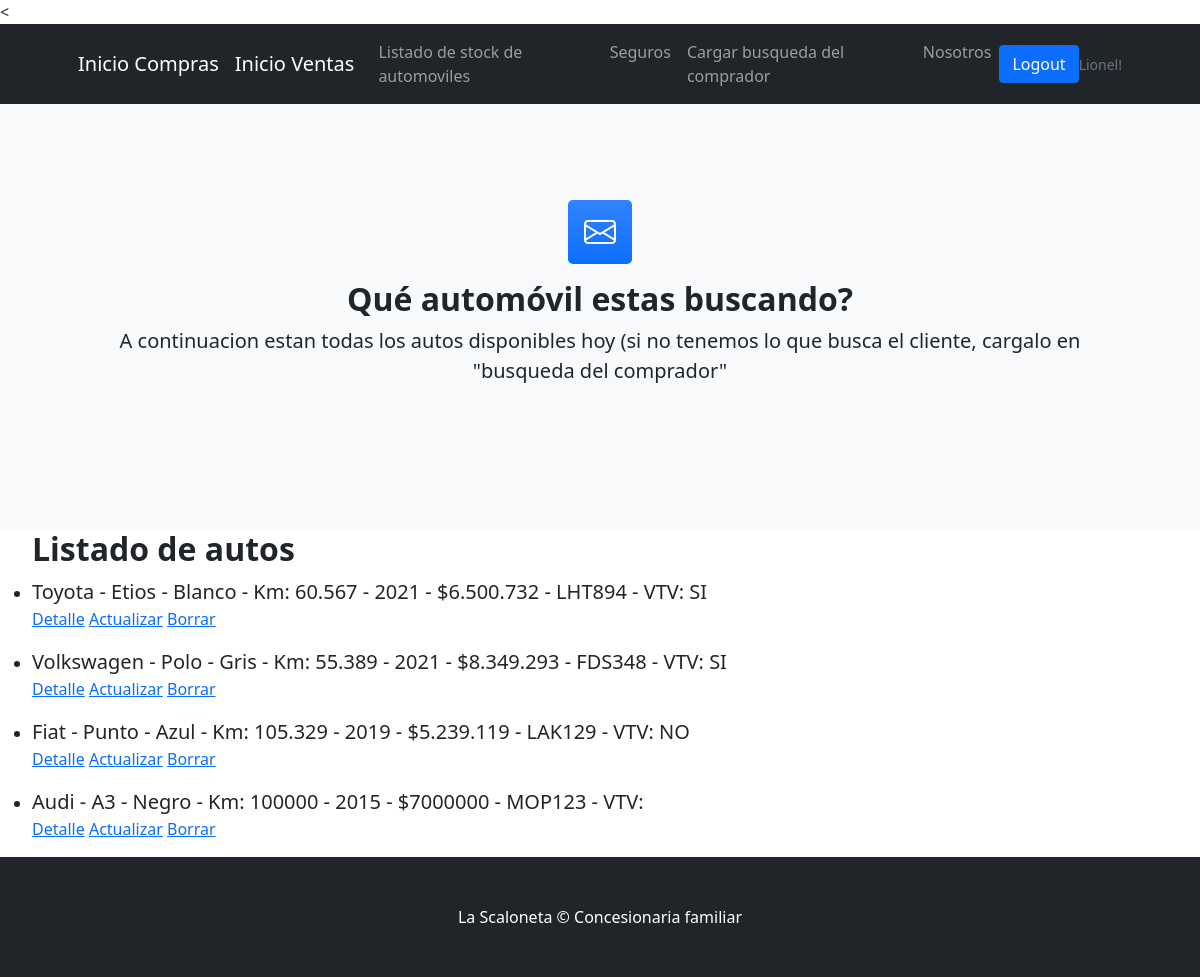
/compra/automovil/ (signed in), run on the app's committed database.
### compra/models.py (models this page shows, shortened)
class Rodado(models.Model):
    marca = models.CharField(max_length=20)
    modelo = models.CharField(max_length=50)
    color = models.CharField(max_length=20)
    km = models.CharField(max_length=20)
    año = models.IntegerField()
    precio = models.CharField(max_length=20)
    patente = models.CharField(max_length=20)
    vtv_hecha = models.CharField(max_length=20)

### compra/views.py (the view)
# urls.py: path("automovil/", AutomovilList.as_view(), name= "compra-automovil"),
class AutomovilList(ListView):
    model = Rodado
    template_name = "compra/list_automovil.html"

### compra/templates/compra/list_automovil.html (shortened to what this page needs)
{% extends 'compra/padre.html' %}
{% block contenido %}
<section class="bg-light py-5">
    <div class="container px-5 my-5 px-5">
        <div class="text-center mb-5">
            <div class="feature bg-primary bg-gradient text-white rounded-3 mb-3"><i class="bi bi-envelope"></i></div>
            <h2 class="fw-bolder">Qué automóvil estas buscando?</h2>
            <p class="lead mb-0">A continuacion estan todas los autos disponibles hoy (si no tenemos lo que busca el cliente, cargalo en "busqueda del comprador"</p>
        </div>
</section>
<ul>
    <h2 class="fw-bolder"> Listado de autos</h2>
    {% for automovil in object_list %}
        <li>
            <p class="lead mb-0"> {{automovil.marca}} - {{automovil.modelo}} - {{automovil.color}} - Km: {{automovil.km}} - {{automovil.año}} - ${{automovil.precio}} - {{automovil.patente}} - VTV: {{automovil.vtv_hecha}}</h2>
            <p class="form-floating mb-3"> <a href="{% url 'compra-automovil-detail' automovil.id %}">Detalle</a>
            <a href="{% url 'compra-automovil-update' automovil.id %}">Actualizar</a>
            <a href="{% url 'compra-automovil-delete' automovil.id %}">Borrar</a> </p>
        </li>
    {% endfor %}
</ul>
{% endblock %}

### compra/templates/compra/padre.html (shortened to what this page needs)
<!DOCTYPE html>
<html lang="en">
    <head>
        {% load static %}
        <link href="https://cdn.jsdelivr.net/npm/bootstrap-icons@1.4.1/font/bootstrap-icons.css" rel="stylesheet" />
        <link href="{% static 'compra/css/styles.css' %}" rel="stylesheet" />
    </head>
    <body>
        <nav class="navbar navbar-expand-lg navbar-dark bg-dark">
            <div class="container px-5">
                <a class="navbar-brand" href="{% url 'compra-inicio' %}">Inicio Compras</a>
                <a class="navbar-brand" href="{% url 'venta-inicio' %}">Inicio Ventas</a>
                <div class="collapse navbar-collapse" id="navbarSupportedContent">
                    <ul class="navbar-nav ms-auto mb-2 mb-lg-0">
                        <li class="nav-item"><a class="nav-link" href="{% url 'compra-automovil' %}">Listado de stock de automoviles</a></li>
                        <li class="nav-item"><a class="nav-link" href="{% url 'compra-aseguradora' %}">Seguros</a></li>
                        <li class="nav-item"><a class="nav-link" href="{% url 'compra-Auto_Buscado-create' %}">Cargar busqueda del comprador</a></li>
                        <li class="nav-item"><a class="nav-link" href="{% url 'compra-nosotros' %}">Nosotros</a></li>
                    </ul>
                    {% if request.user.is_authenticated %}
                    <a class="btn btn-primary" href="{% url 'auth-logout' %}">Logout</a>
                    <p class="small text-muted mb-4 mb-lg-0">     {{request.user.username}}!</p>
                {% else %}
                    <a class="btn btn-primary" href="{% url 'auth-login' %}">Login</a>
                {% endif %}
                </div>
            </div>
        </nav>
            {% block contenido %}
            {% endblock %}
        <footer class="py-5 bg-dark">
            <div class="container px-5"><p class="m-0 text-center text-white">La Scaloneta &copy; Concesionaria familiar</p></div>
        </footer>
    </body>
</html>

### data on the page
Rodado: marca "Toyota", modelo "Etios", color "Blanco", km "60.567", año "2021", precio "6.500.732", patente "LHT894", vtv_hecha "SI"
Rodado: marca "Volkswagen", modelo "Polo", color "Gris", km "55.389", año "2021", precio "8.349.293", patente "FDS348", vtv_hecha "SI"
Rodado: marca "Fiat", modelo "Punto", color "Azul", km "105.329", año "2019", precio "5.239.119", patente "LAK129", vtv_hecha "NO"
Rodado: marca "Audi", modelo "A3", color "Negro", km "100000", año "2015", precio "7000000", patente "MOP123"

### other printed values
{{ request.user.username }} "Lionel"
